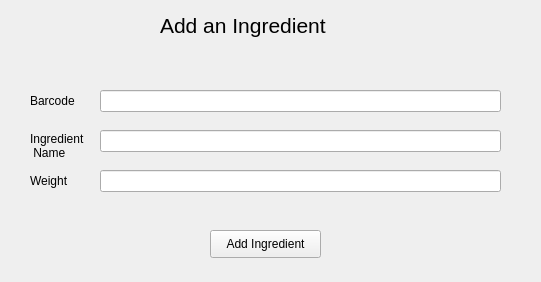
<?xml version="1.0" encoding="UTF-8"?>
<ui version="4.0">
 <class>Form</class>
 <widget class="QWidget" name="Form">
  <property name="geometry">
   <rect>
    <x>0</x>
    <y>0</y>
    <width>541</width>
    <height>282</height>
   </rect>
  </property>
  <property name="windowTitle">
   <string>Form</string>
  </property>
  <widget class="QLabel" name="label">
   <property name="geometry">
    <rect>
     <x>160</x>
     <y>-40</y>
     <width>221</width>
     <height>131</height>
    </rect>
   </property>
   <property name="font">
    <font>
     <pointsize>16</pointsize>
    </font>
   </property>
   <property name="text">
    <string>Add an Ingredient</string>
   </property>
  </widget>
  <widget class="QLineEdit" name="BarcodeEntry">
   <property name="geometry">
    <rect>
     <x>100</x>
     <y>90</y>
     <width>401</width>
     <height>22</height>
    </rect>
   </property>
  </widget>
  <widget class="QLabel" name="label_2">
   <property name="geometry">
    <rect>
     <x>30</x>
     <y>90</y>
     <width>61</width>
     <height>21</height>
    </rect>
   </property>
   <property name="text">
    <string>Barcode</string>
   </property>
  </widget>
  <widget class="QLabel" name="label_3">
   <property name="geometry">
    <rect>
     <x>30</x>
     <y>130</y>
     <width>71</width>
     <height>31</height>
    </rect>
   </property>
   <property name="text">
    <string>Ingredient 
 Name</string>
   </property>
  </widget>
  <widget class="QLineEdit" name="iNameEntry">
   <property name="geometry">
    <rect>
     <x>100</x>
     <y>130</y>
     <width>401</width>
     <height>22</height>
    </rect>
   </property>
  </widget>
  <widget class="QLabel" name="label_4">
   <property name="geometry">
    <rect>
     <x>30</x>
     <y>170</y>
     <width>61</width>
     <height>21</height>
    </rect>
   </property>
   <property name="text">
    <string>Weight</string>
   </property>
  </widget>
  <widget class="QLineEdit" name="WeightEntry">
   <property name="geometry">
    <rect>
     <x>100</x>
     <y>170</y>
     <width>401</width>
     <height>22</height>
    </rect>
   </property>
  </widget>
  <widget class="QPushButton" name="addIngredient">
   <property name="geometry">
    <rect>
     <x>210</x>
     <y>230</y>
     <width>111</width>
     <height>28</height>
    </rect>
   </property>
   <property name="text">
    <string>Add Ingredient</string>
   </property>
  </widget>
 </widget>
 <resources/>
 <connections/>
</ui>
